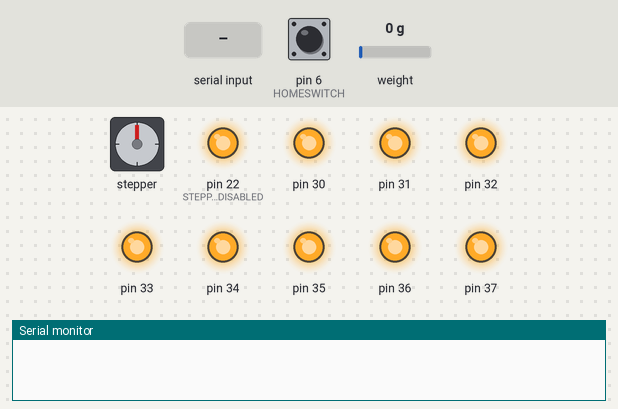
Bench run of a sketch on a simulated Arduino Mega 2560, built with avr-gcc and run on an emulated ATmega2560. On the bench: stepper motor, output pins drawn as LEDs (lit = HIGH), the last lines printed to the serial monitor. Wiring (inferred from the names in the program): stepper motor driver (200 steps per turn assumed): step pin 3; direction pin 2. Inputs (shaded band) come from the test bench; at power-on: pin 6 (HOMESWITCH) HIGH, weight on the scale 0 g. Pins used as bus, display or sensor lines are not drawn.

Above: at 2.2 s.
2.3 s: "m,45\n" received over Serial
At 3.4 s:
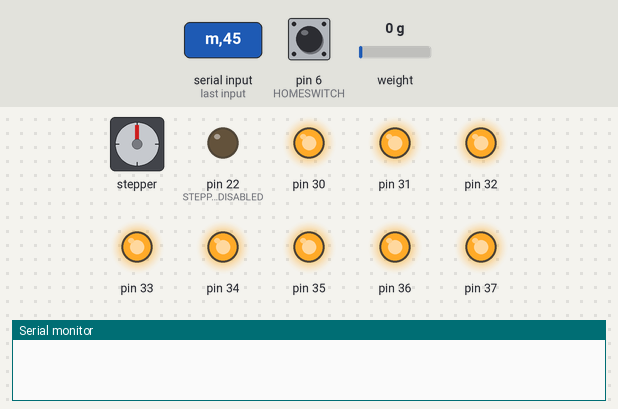
5.3 s: pin 6 (HOMESWITCH) pulled LOW for 0.15 s
At 6.6 s:
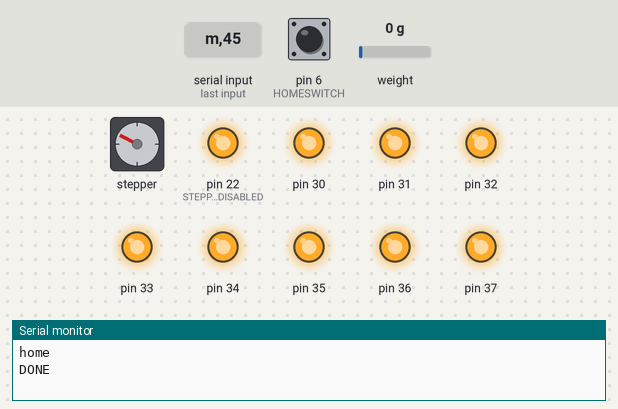
6.9 s: "m,45\n" received over Serial
At 8.0 s:
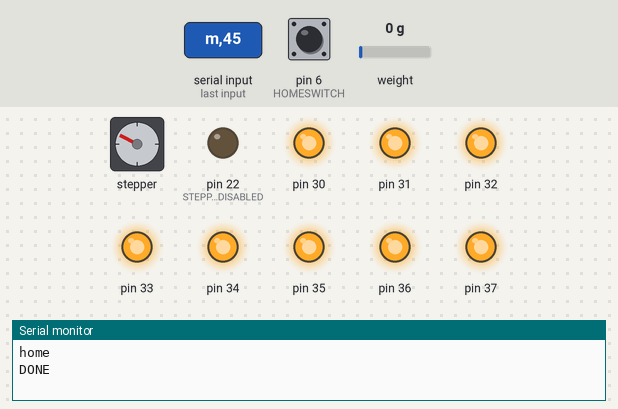
9.9 s: pin 6 (HOMESWITCH) pulled LOW for 1 s
At 10.3 s:
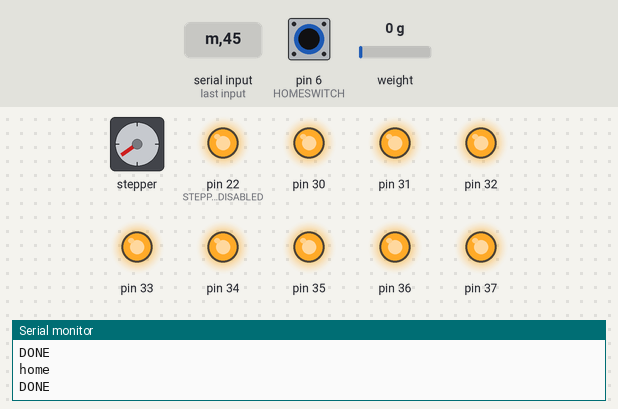
Timing chart, 0 to 12.9 s (numbered marks = the images above; inputs shaded):
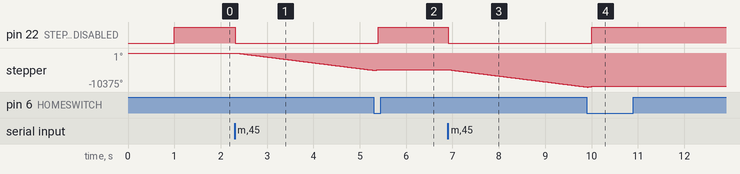

The sketch:

mixer_mega.ino
```cpp
#include "HX711.h"


HX711 scale(A1, A0);


#define DIRECTIONPIN  2
#define STEPPIN  3
#define STEPPER_DISABLED 22
#define STEPDELAY 500
#define HOMESWITCH 6
int Steps = 0;
bool Direction;


void setup() {
  Serial.begin(115200);

  scale.set_scale(2232.71);
  scale.tare();


  for (int i = 0; i < 8; i++) {
    pinMode(30 + i, OUTPUT);
    digitalWrite(30 + i, 1);
  }
  digitalWrite(13, 0);
  pinMode(DIRECTIONPIN, OUTPUT);
  pinMode(STEPPIN, OUTPUT);
  pinMode(HOMESWITCH, INPUT_PULLUP);
  pinMode(STEPPER_DISABLED, OUTPUT);
  digitalWrite(STEPPER_DISABLED,1);


}


String inputData;
void loop() {

  if (Serial.available()) {
    inputData = readString();
    //Serial.println(inputData);
    if (inputData[0] == 'm') { //move
      //Serial.println("MOVE");
      if (inputData[1] == 'h') {
        Direction = false;
        stepper(500);
        return;
      }
      else if (inputData[1] == '1')
        Direction = true;
      else
        Direction = false;
      inputData.remove(0, 2);
      stepper(inputData.toInt());
      Serial.println("DONE");
    } else if (inputData[0] == 'p') { //pour
      //Serial.println("POUR");
      if (inputData[1] == 'a') {
        for (int i = 0; i < 8; i++) {
          pour(i, false);
        }
      } else {
        byte tap = (byte)String(inputData[1]).toInt();
        bool state;
        if (inputData[2] == '1')
          state = true;
        else
          state = false;

        pour(tap, state);
      }
      Serial.println("DONE");


    } else if (inputData[0] == 's') { //scale
      if (inputData[1] == 't') {
        scale.tare();
        Serial.println("DONE");
      } else {
        Serial.println(scale.get_units(1), 1);
      }
    }


  }

}

void pour(byte tap, bool state) {
  digitalWrite(30 + tap, !state);
}


void stepper(long xw) {
  //Serial.println("steps: "+String(xw));
  digitalWrite(STEPPER_DISABLED,0);
  for (long x = 0; x < xw * 100; x++) {
    //delayMicroseconds(200);
    if (!Direction && !digitalRead(HOMESWITCH)) {
      Direction = !Direction;
      //while (!digitalRead(HOMESWITCH))
      for(int i = 0; i < 100; i++){
        digitalWrite(DIRECTIONPIN, Direction);
        digitalWrite(STEPPIN, 1);
        delayMicroseconds(STEPDELAY);
        digitalWrite(STEPPIN, 0);
        delayMicroseconds(STEPDELAY);
      }
      Serial.println("home");
      break;
    }

    digitalWrite(DIRECTIONPIN, Direction);
    digitalWrite(STEPPIN, 1);
    delayMicroseconds(STEPDELAY);
    digitalWrite(STEPPIN, 0);
    delayMicroseconds(STEPDELAY);
  }
  digitalWrite(STEPPER_DISABLED,1);
}


String readString() {
  String rs;
  while (Serial.available()) {
    char c = Serial.read();
    rs += c;
    delay(2);
  }
  return rs;

}
```

Measured:
- after the input at 2.3 s, pin 22 (STEPPER_DISABLED): HIGH → LOW at once; stepper: keeps turning counter-clockwise at about 1767°/s, starting at once
- after the input at 5.3 s, pin 22 (STEPPER_DISABLED): LOW → HIGH after 0.10 s instead of 1.6 s
- after the input at 6.9 s, pin 22 (STEPPER_DISABLED): HIGH → LOW at once; stepper: keeps turning counter-clockwise at about 1767°/s, starting at once
- after the input at 9.9 s, pin 22 (STEPPER_DISABLED): LOW → HIGH after 0.10 s instead of 1.6 s
